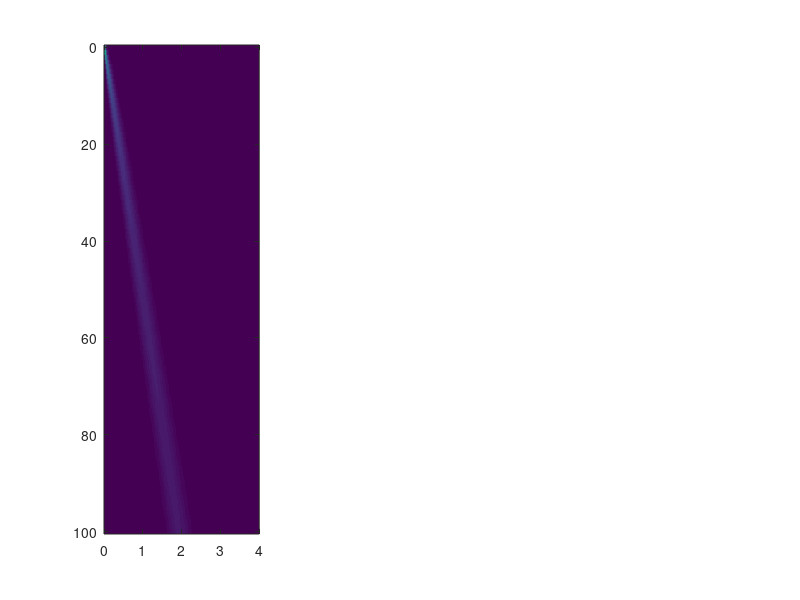

MATLAB code for this plot: (Note: this script raises an error after producing the figure.)


% goal is to determine what firing rate and measured false positive rate is
% safe to include. 

% The point is that some neurons have truly really low refractory periods
% so you need to test those short windows. But if you test a short window
% the probability of getting a low score by chance is higher, so you will
% need a higher overall firing rate to accept that neuron. 

% By working out this relationship, we can fix our "false positive
% estimate" measure to not depend on chosen refractory period duration, and
% set a rational firing rate inclusion threshold, at the same time. 


% To do this, determine for each combination of firing rate and refractory
% period, what is the chance of failing to see violations by chance, for
% the upper limit of acceptable contaminating spikes. As refractory period
% is varied, each neuron will trace out a curve of observed violations. If
% for some choice of refractory period, we can conclude that we would not
% have obtained that low of observed violations by chance, then we can
% include the neuron. 


%% an example calculation

firingRate = 4; % sp/s
recDur = 3600; % s, recording duration
acceptableCont = 0.1*firingRate; % we can accept that 10% of spikes are contaminants
thresh = 0.1; % we can accept it if the true contamination rate is above the acceptable with this probability

% now let's assume for the moment that this neuron has a larger true refractory
% period than we will examine. So all spikes within the refractory period
% are contaminants. What we need to calculate is: what is the greatest
% number of violations we can see to have a sufficiently low probability
% that the level of contamination is greater than what's acceptable? 
% We want p( (trueContRate > acceptableCont) | obsContCount) < thresh. So
% we need to calculate the probability distribution of the true contaminant
% rate, given the observed contaminant count. 

% Under Bayes's Theorem and given no prior on the probability of true
% contaminant rates or on the probability of observed contamination counts,
% we just have p(trueContRate | obsContCount) = p(obsContCount |
% trueContRate). 

trueContRate = 0:0.01:firingRate; 
obsContCount = 0:100; 

refDur = 0.002; % s, refractory period duration
timeForViol = refDur * 2 * (firingRate-acceptableCont) * recDur; % total time available for violations 
probContGivenRate = zeros(numel(trueContRate), numel(obsContCount)); 
for t = 1:numel(trueContRate)
     probContGivenRate(t,:) = poisspdf(obsContCount,timeForViol*trueContRate(t));
end

figure; nsp = 3; subplot(1,nsp,1); 
imagesc(trueContRate, obsContCount, probContGivenRate'); 
h = addX(acceptableCont); h.Color = 'w';
xlabel('true cont rate'); ylabel('observed cont count');
colorbar;
title('p(count|rate)'); 
set(gca, 'YDir', 'normal')
axis square;
    
% a horizontal slice of this array gives us the probability of the true
% rate 
exampleObsContCount = 10; 
pObs = poisspdf(exampleObsContCount, trueContRate*timeForViol);
% pObs = pObs./sum(pObs)*100; 
subplot(1,nsp,2); plot(trueContRate, pObs, '.-')
addX(acceptableCont);
xlabel('true cont rate'); ylabel(sprintf('probability of seeing count=%d (%%)',exampleObsContCount)); 

% taking a uniform prior on true contaminant rate, we take this as a
% probability distribution, and can infer the probability that, for each
% count, the true rate was above acceptable. 
probUnaccept = zeros(numel(obsContCount),1);
for idx = 1:numel(obsContCount)
    pObs = poisspdf(obsContCount(idx), trueContRate*timeForViol);
    pObs = pObs./sum(pObs)*100;
    probUnaccept(idx) = sum(pObs(trueContRate>acceptableCont)); 
end
maxAcceptableCount = obsContCount(find(probUnaccept/100<thresh,1,'last')); 

subplot(1,nsp,3); 
plot(obsContCount, probUnaccept,'.-'); 

if isempty(maxAcceptableCount)
    maxAcceptableCount = -1; 
else
    addX(maxAcceptableCount); 
end
xlabel('obs cont count'); ylabel('probability that true rate is above acceptable'); 
title(sprintf('max acceptable count = %d', maxAcceptableCount));

% Now we can turn that into a function, to get the max acceptable count for
% a given set of parameters

m = maxAcceptableISIviol(firingRate, refDur, recDur, acceptableCont, thresh)

%% compute the max acceptable violations for a range of parameters

recDur = 3600; % s, recording duration
thresh = 0.1; % we can accept it if the true contamination rate is above the acceptable with this probability

fr = 0.3:0.3:6;
refDur = 0.0002:0.0003:0.006;

maxCounts = zeros(numel(fr), numel(refDur)); 
for fidx = 1:numel(fr)
    acceptableCont = 0.1*fr(fidx); % we can accept that 10% of spikes are contaminants
    for ridx = 1:numel(refDur)
        maxCounts(fidx,ridx) = maxAcceptableISIviol(fr(fidx), refDur(ridx), recDur, acceptableCont, thresh);
    end
end

figure; imagesc(refDur, fr, maxCounts); 
ylabel('firing rate'); xlabel('refractory period duration'); 
title('max acceptable count of violations')
set(gca, 'YDir', 'normal')
colorbar;
caxis([-1 10])
% hold on; 
% contour(refDur, fr, maxCounts, [0 0]); 
% contour(refDur, fr, maxCounts, [5 5]); 

% Finally, we can take a row out of that matrix corresponding to our actual
% firing rate. We can plot the calculated max acceptable violations as a
% fucntion of refractory duration, relative to the measured violations at
% each. If the true counts are below that max limit at any point, then
% we're good. The true counts will by definition start out above the line,
% because the line will say that even zero isn't good enough for a short
% enough refractory period. And they will end above the line because
% eventually you will have what looks like 100% contamination. The question
% is whether it is below the line for some range in between. 


%% Test neuron
% addpath(genpath(fullfile(githubDir, 'spikes')))
% addpath(genpath(fullfile(githubDir, 'npy-matlab')))
% sp = loadKSdir('D:\Hopkins\test\data.cortexlab.net\singlePhase3\data\Hopkins2016-07-22_metrics\ks2_out');

cid = 8;
st = sp.st(sp.clu==cid);

recDur = max(sp.st)-min(sp.st); 

fr = numel(st)/recDur;

acceptableCont = 0.1*fr; % we can accept that 10% of spikes are contaminants

refDur = 0.00005:0.0001:0.0022;

maxCounts = zeros(1, numel(refDur)); 
actualCounts = zeros(1, numel(refDur)); 
isi = sort(diff(st)); 
for ridx = 1:numel(refDur)
    maxCounts(1,ridx) = maxAcceptableISIviol(fr, refDur(ridx), recDur, acceptableCont, thresh);
    actualCounts(1,ridx) = sum(isi<=refDur(ridx)); 
end

figure; plot(refDur, maxCounts, 'o-', 'LineWidth',2.0);
hold on; plot(refDur, actualCounts, 'x-', 'LineWidth',2.0);
legend({'max acceptable count', 'actual count'});
xlabel('refractory period (s)'); 
ylabel('violation count');
set(gcf, 'Color', 'w'); box off; 

%% quick test of acg function

rate = 5; n = 10000;
st = genST(rate,n);

binSize = 0.0005;
b = binSize:binSize:0.005; 

[nACG,xACG] = histdiff(st, st, b);
% nACG = nACG./binSize; 

figure; 
stairs(xACG-binSize/2, nACG, 'LineWidth', 2.0);
box off; 
ylim([0 max(ylim())])

%% simulations


binSize = 0.0005;
b = 1e-6:binSize:0.0055;

baseRate = 15; 
recDur = 3600; 
rp = 0.004;

st = genST(rate,recDur);
isi = diff([0; st]); isi(isi<rp) = []; 
st = cumsum(isi); 

contRate = baseRate*0.02; 

contST = genST(contRate,recDur);

combST = sort([st; contST]); 

[nBase,xACG] = histdiff(st, st, b);
[nCont,xACG] = histdiff(contST, contST, b);
[nComb,xACG] = histdiff(combST, combST, b);

figure; subplot(1,2,1);hold on; 

stairs(xACG-binSize/2, nBase, 'LineWidth', 2.0);
stairs(xACG-binSize/2, nCont, 'LineWidth', 2.0);
stairs(xACG-binSize/2, nComb, 'LineWidth', 2.0);
box off; 
ylim([0 max(ylim())])
ylabel('acg counts'); 

subplot(1,2,2); hold on; 

stairs(xACG-binSize/2, cumsum(nBase), 'LineWidth', 2.0);
stairs(xACG-binSize/2, cumsum(nCont), 'LineWidth', 2.0);
stairs(xACG-binSize/2, cumsum(nComb), 'LineWidth', 2.0);

m = arrayfun(@(xx)maxAcceptableISIviol(rate, xx, recDur, rate/10, 0.1), b(2:end-1));
hold on; 
plot(b(2:end-1), m, 'o-', 'LineWidth', 2.0);

%% repeat the simulation above, but for many reps

nSim = 1000; 

usePct = [10 25 50 75 90]; 

binSize = 0.0005;
b = 1e-6:binSize:0.0055;

baseRate = 2; 
recDur = 3600; 
rp = 0.004;
contPct = 0.05;
contRate = baseRate*contPct; 


m = arrayfun(@(xx)maxAcceptableISIviol(baseRate, xx, recDur, baseRate/10, 0.1), b(2:end-1));



figure; hold on; box off;
plot(b(2:end-1), m, 'ko-', 'LineWidth', 2.0);

simRes = zeros(nSim, numel(b)-1); 
for n = 1:nSim

    st = genST(rate,recDur);
    isi = diff([0; st]); isi(isi<rp) = [];
    st = cumsum(isi);
    
    contST = genST(contRate,recDur);

    combST = sort([st; contST]); 

    [nComb,xACG] = histdiff(combST, combST, b);
    
    simRes(n,:) = cumsum(nComb); 
end

for bidx = 1:numel(b)-1
    boxp = prctile(simRes(:,bidx), usePct); 
    plot(b(bidx+1), boxp, 'bo-');
end

passPct = sum(any(simRes(:,1:end-1)<=repmat(m,nSim,1),2))/nSim*100;

title(sprintf('%.2f%% passed at contamination %.2f%%', passPct, contPct*100)); 

% I think the point here is that there is one thing that we've calculated,
% and another thing we're assessing. The thing we calculated is "what's the
% probability that the true mean was less than my acceptable contamination
% rate?" and the thing we're assessing is "what's the probability that
% contamination at the just-unacceptable rate gets rejected?" I think the
% difficulty is that the former question, while it's what we'd like to ask,
% requires some assumption about the prior probability of different
% contamination rates. So perhaps instead we should simply define the
% calculation in terms of the other question. 

%% now with another version of computing the max acceptable
clear all; 

nSim = 1000; 

usePct = [10 25 50 75 90]; 

binSize = 0.0005;
b = 1e-6:binSize:0.0055;

baseRate = 2; 
recDur = 3600; 
rp = 0.004;
contPct = 0.1;
contRate = baseRate*contPct; 

m = arrayfun(@(xx)maxAcceptableISIviol2(baseRate, xx, recDur, baseRate/10, 0.1), b(2:end-1));


figure; hold on; box off;
plot(b(2:end-1), m, 'ko-', 'LineWidth', 2.0);

simRes = zeros(nSim, numel(b)-1); 
for n = 1:nSim

    st = genST(baseRate,recDur);
    isi = diff([0; st]); isi(isi<rp) = [];
    st = cumsum(isi);
    
    contST = genST(contRate,recDur);

    combST = sort([st; contST]); 

    [nComb,xACG] = histdiff(combST, combST, b);
    
    simRes(n,:) = cumsum(nComb); 
end

for bidx = 1:numel(b)-1
    boxp = prctile(simRes(:,bidx), usePct); 
    plot(b(bidx+1), boxp, 'bo-');
end

passPct = sum(any(simRes(:,1:end-1)<=repmat(m,nSim,1),2))/nSim*100;

title(sprintf('%.2f%% passed at contamination %.2f%%', passPct, contPct*100)); 

% So, the method is correctly identifying the 10% point of the poisson
% distribution. That's good. Now, the threshold isn't working to reject 90%
% of neurons with borderline contamination, instead only rejecting about 
% 70% probably because different simulations pass below criterion at
% different bins. 
%
% One idea to sharpen this up is to require that it be below the curve for
% at least a few bins in a row, for instance. We can probably skip the
% 0.5ms bin, too. 
%
% But first let's just see what the empirical reject rate is for different
% levels of contamination

%% test reject rate for different levels of contamination

clear all; 

nSim = 1000; 

binSize = 0.0005;
b = 1e-6:binSize:0.0055;

baseRates = logspace(-0.3,1.3,8); 
recDur = 3600; 
rp = 0.002;
contPct = 0:0.02:0.2;
thresh = 0.2;

figure; 
passPct = zeros(numel(baseRates), numel(contPct));
colors = hsv(numel(baseRates)); 
for bidx = 1:numel(baseRates)
    baseRate = baseRates(bidx);
    for c = 1:numel(contPct)
        
        contRate = baseRate*contPct(c);
        
        m = arrayfun(@(xx)maxAcceptableISIviol2(baseRate, xx, recDur, baseRate/10, thresh), b(2:end-1));
        
        simRes = zeros(nSim, numel(b)-1);
        for n = 1:nSim
            
            st = genST(baseRate,recDur);
            isi = diff([0; st]); isi(isi<rp) = [];
            st = cumsum(isi);
            
            contST = genST(contRate,recDur);
            
            combST = sort([st; contST]);
            
            [nComb,xACG] = histdiff(combST, combST, b);
            
            simRes(n,:) = cumsum(nComb);
        end
        
        passPct(bidx,c) = sum(any(simRes(:,1:end-1)<=repmat(m,nSim,1),2))/nSim*100;
        
        
    end
    legH(bidx) = plot(contPct, passPct(bidx,:), 'o-', 'Color', colors(bidx,:), 'MarkerFaceColor', colors(bidx,:)); 
        
    hold on; drawnow;
end
addX(0.1);
legend(legH, array2stringCell(baseRates));
set(gcf, 'Color', 'w'); 
box off; 
xlabel('True contamination proportion'); 
ylabel('Percentage of simulations that pass'); 


% todo: 
% - determine threshold firing rate where neurons start getting accepted
% - see how this plot varies for different true refractory periods
% - compare directly to a 'classic' test with fixed refractory period
	

%% determine threshold rate


clear all; 

nSim = 1000; 

binSize = 0.0005;
b = 1e-6:binSize:0.0055;

baseRates = [0.1 0.5:0.05:1.5 3 10 20]; 
recDur = 3600; 
allrp = [0.0015 0.002 0.003 0.004 0.005];
contPct = [0 0.1 0.2];
thresh = 0.2;

figure;  set(gcf, 'Color', 'w');
for ridx = 1:numel(allrp)
    rp = allrp(ridx);
    subplot(1, numel(allrp), ridx);
    passPct = zeros(numel(baseRates), numel(contPct));
    colors = hsv(numel(contPct));
    for c = 1:numel(contPct)
        
        for bidx = 1:numel(baseRates)
            baseRate = baseRates(bidx);
            
            contRate = baseRate*contPct(c);
            
            m = arrayfun(@(xx)maxAcceptableISIviol2(baseRate, xx, recDur, baseRate/10, thresh), b(2:end-1));
            
            simRes = zeros(nSim, numel(b)-1);
            for n = 1:nSim
                
                st = genST(baseRate,recDur);
                isi = diff([0; st]); isi(isi<rp) = [];
                st = cumsum(isi);
                
                contST = genST(contRate,recDur);
                
                combST = sort([st; contST]);
                
                [nComb,xACG] = histdiff(combST, combST, b);
                
                simRes(n,:) = cumsum(nComb);
            end
            
            passPct(bidx,c) = sum(any(simRes(:,1:end-1)<=repmat(m,nSim,1),2))/nSim*100;
            
            
        end
        legH(c) = semilogx(baseRates, passPct(:,c), 'o-', 'Color', colors(c,:), 'MarkerFaceColor', colors(c,:));
        
        hold on; drawnow;
    end
    xlim([min(baseRates) max(baseRates)])
    box off;
    xlabel('Firing rate (sp/s)');
    ylabel('Percentage of simulations that pass');
    title(sprintf('true refractory = %.2f', rp*1000));
    legend(legH, array2stringCell(contPct));

end

%% determine threshold rate, take 2

clear all; 

nSim = 1000; 

binSize = 0.0005;
b = 1e-6:binSize:0.0055;

baseRates = 0.5*1.03.^(1:50);
recDur = 3600; 
allrp = [0.001:0.00025:0.005];
contPct = 0; contRate = 0;
thresh = 0.2;

threshFR = zeros(size(allrp));
for ridx = 1:numel(allrp)
    rp = allrp(ridx);
    bidx = 0; passPct = 0;
    while passPct<100 && bidx<numel(baseRates)
        bidx = bidx+1;
        baseRate = baseRates(bidx);
        m = arrayfun(@(xx)maxAcceptableISIviol2(baseRate, xx, recDur, baseRate/10, thresh), b(2:end-1));
        
        simRes = zeros(nSim, numel(b)-1);
        for n = 1:nSim
            
            st = genST(baseRate,recDur);
            isi = diff([0; st]); isi(isi<rp) = [];
            st = cumsum(isi);
            
            contST = genST(contRate,recDur);
            
            combST = sort([st; contST]);
            
            [nComb,xACG] = histdiff(combST, combST, b);
            
            simRes(n,:) = cumsum(nComb);
        end
        passPct = sum(any(simRes(:,1:end-1)<=repmat(m,nSim,1),2))/nSim*100;
    end
    threshFR(ridx) = baseRates(bidx);
end


f = figure; f.Color = 'w';
plot(allrp, threshFR, 'o-', 'LineWidth', 2.0);
xlabel('refractory period (s)'); 
ylabel('threshold firing rate (sp/s)');
box off; 

print(f, 'threshFR', '-dpdf')

%% repeat plot for different RPs and compare to classic test


clear all; 

nSim = 500; 

binSize = 0.0005;
b = 1e-6:binSize:0.0055;
classicIdx = find(b>0.002,1);

baseRates = logspace(-0.3,1.3,8); 
recDur = 3600; 
allrp = [0.001:0.0005:0.005]; nrp = numel(allrp);
contPct = 0:0.025:0.2;
thresh = 0.2;

f = figure; f.Color = 'w';


colors = hsv(numel(baseRates));

for ridx = 1:nrp
    rp = allrp(ridx);
    passPct = zeros(numel(baseRates), numel(contPct));
    passPctClassic = zeros(numel(baseRates), numel(contPct));
    for bidx = 1:numel(baseRates)
        baseRate = baseRates(bidx);
        for c = 1:numel(contPct)
            
            contRate = baseRate*contPct(c);
            
            m = arrayfun(@(xx)maxAcceptableISIviol2(baseRate, xx, recDur, baseRate/10, thresh), b(2:end-1));
            
            simRes = zeros(nSim, numel(b)-1);
            for n = 1:nSim
                
                st = genST(baseRate,recDur);
                isi = diff([0; st]); isi(isi<rp) = [];
                st = cumsum(isi);
                
                contST = genST(contRate,recDur);
                
                combST = sort([st; contST]);
                
                [nComb,xACG] = histdiff(combST, combST, b);
                
                simRes(n,:) = cumsum(nComb);
            end
            
            passPct(bidx,c) = sum(any(simRes(:,1:end-1)<=repmat(m,nSim,1),2))/nSim*100;
            passPctClassic(bidx,c) = sum(simRes(:,classicIdx-1)<=m(classicIdx-1))/nSim*100;
            
        end
        subplot(2,nrp,ridx);hold on;
        legH(bidx) = plot(contPct, passPct(bidx,:), 'o-', 'Color', colors(bidx,:), 'MarkerFaceColor', colors(bidx,:));
        subplot(2,nrp,ridx+nrp);hold on;
        legHc(bidx) = plot(contPct, passPctClassic(bidx,:), 'o-', 'Color', colors(bidx,:), 'MarkerFaceColor', colors(bidx,:));
        
        drawnow;
    end
    subplot(2,nrp,ridx); title(sprintf('New test. True RP = %.1f', 1000*rp));
    subplot(2,nrp,ridx+nrp); title(sprintf('Classic test. True RP = %.1f', 1000*rp));
    for pidx = 0:1
        subplot(2,nrp,ridx+nrp*pidx)
        ylim([0 100]);
        addX(0.1);        
        box off; 
        xlabel('True contamination proportion');
        ylabel('Percentage of simulations that pass');
        
    end
end
legend(legH, array2stringCell(baseRates));

print(f, 'rpCompare', '-dpdf')
print(f, 'rpCompare', '-dpng')


%% now to run the metric on real neurons and save the output

thresh = 0.2; 
recDur = st(end)-st(1); 
binSize = 0.0005;
b = 1e-6:binSize:0.0055;
classicIdx = find(b>0.002,1);



for c = 1:numel(cid)
    thisST = st(clu==cid(c)); 
    thisRate = numel(thisST)/recDur; 
    m = arrayfun(@(xx)maxAcceptableISIviol2(thisRate, xx, recDur, thisRate/10, thresh), b(2:end-1));

    [n,xACG] = histdiff(thisST, thisST, b);
    
    res = cumsum(n); 
    
    pass(c) = any(res(1:end-1)<=m);
    passClassic(c) = res(classicIdx-1)<=m(classicIdx-1);
end
